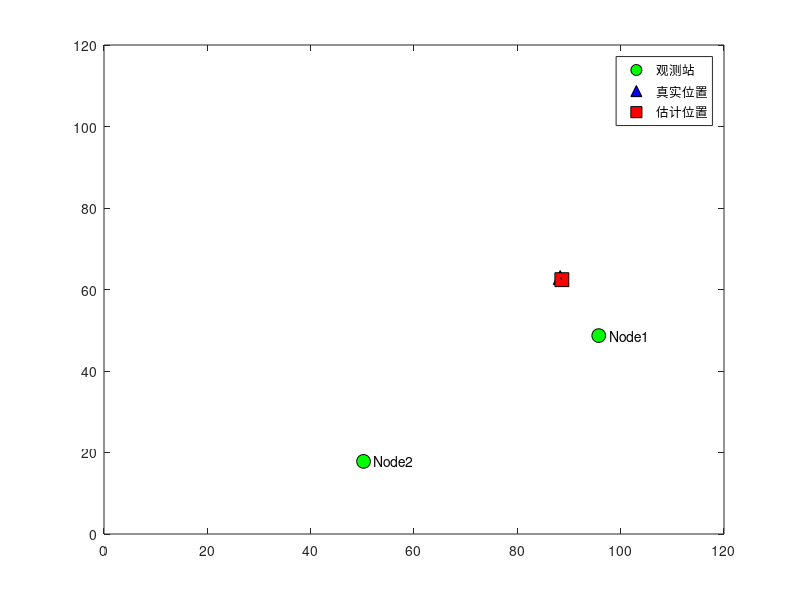

Reproduce this figure in MATLAB. (Note: this script raises an error after producing the figure.)
clear all;
close all;
clc;

%% ---------------- 前半截：核心算法（我为你补齐的） ----------------
% 1. 定位初始化 (双站定位)
Length = 100;
Width = 100;
Node_number = 2; % 双站角度测量，所以设为2个基站

for i=1:Node_number 
    Node(i).x = Width*rand;
    Node(i).y = Length*rand;
end

% 目标位置随机设定
Target.x = Width*rand;
Target.y = Length*rand;

% 2. 模拟基站测量目标信号的到达角度 (AOA)
theta = zeros(Node_number, 1);
for i=1:Node_number
    % 计算真实角度 atan2(y, x)
    real_theta = atan2(Target.y - Node(i).y, Target.x - Node(i).x);
    
    % 模拟测量误差（加入均值为0，标准差为 2度 的高斯白噪声）
    noise = (2 * pi / 180) * randn; 
    theta(i) = real_theta + noise;
end

% 3. 角度定位的矩阵解算 (最小二乘法)
% 原理公式: sin(θ) * x - cos(θ) * y = sin(θ) * x_i - cos(θ) * y_i
H = []; b = [];
for i=1:Node_number
    H = [H; sin(theta(i)), -cos(theta(i))];
    b = [b; sin(theta(i))*Node(i).x - cos(theta(i))*Node(i).y];
end

% 最小二乘法估计位置
Estimate = inv(H'*H)*H'*b; 
Est_Target.x = Estimate(1);
Est_Target.y = Estimate(2);

%% ---------------- 后半截：可视化代码（来自你的图片） ----------------
figure
hold on; box on; axis([0 120 0 120]);
for i=1:Node_number
    h1 = plot(Node(i).x,Node(i).y,'ko','MarkerFace','g','MarkerSize',10);
    text(Node(i).x+2,Node(i).y,['Node',num2str(i)]);
end

h2 = plot(Target.x,Target.y,'k^','MarkerFace','b','MarkerSize',10);
h3 = plot(Est_Target.x,Est_Target.y,'ks','MarkerFace','r','MarkerSize',10);
line([Target.x,Est_Target.x],[Target.y,Est_Target.y],'Color','k');
legend([h1,h2,h3],'观测站','真实位置','估计位置');

[Error_Dist]=DIST(Est_Target,Target);
xlabel(['error=',num2str(Error_Dist),'m']);
set(gcf,'Color','w');
title('双站角度定位')

% 函数定义部分
function [dist]=DIST(A,B)
    dist = sqrt((A.x-B.x)^2+(A.y-B.y)^2);
end
